Frame 1 (no input): blank canvas, image omitted
Frame 60 (no input): blank canvas, image omitted
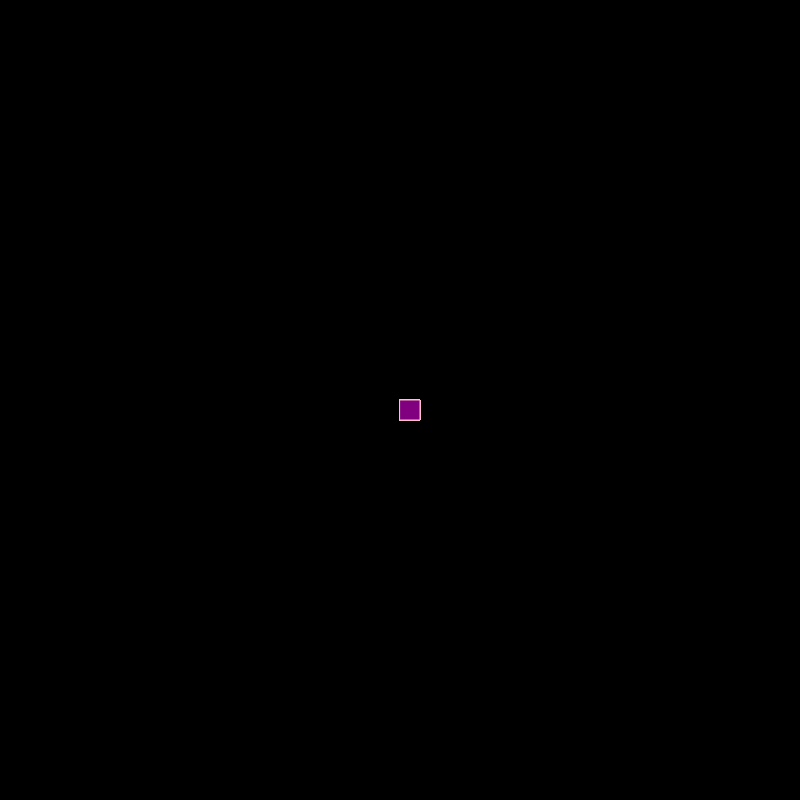
Frame 120 (the mouse pressed at the canvas centre since frame 60)

The p5.js sketch whose frames 1 and 60 were blank and that drew this single picture after the mouse press (run headless with seeded random() and noise() and a simulated clock; from frame 60 on, the mouse is pressed at the canvas centre):

// p5.js sketch
// ── sketch.js
function setup() {
  createCanvas(800, 800);
  background("black");
}

function draw() {
  stroke("pink");
  fill("purple");

  //console.log(mouseIsPressed);

  if (mouseIsPressed) {
    rect(mouseX, mouseY, 20, 20);
  }
}
